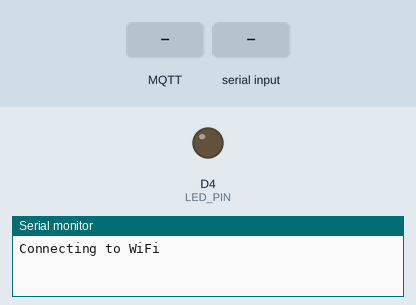
Simulated run of this sketch. Board: ESP8266 (NodeMCU). On the bench: output pins drawn as LEDs (lit = HIGH), the last lines printed to the serial monitor. The test bench sets the inputs (shaded band). WiFi joins after 1.5 s; servers stay silent unless stated; no MQTT or app messages arrive unless stated.

Above: at 0.1 s.
At 2.8 s:
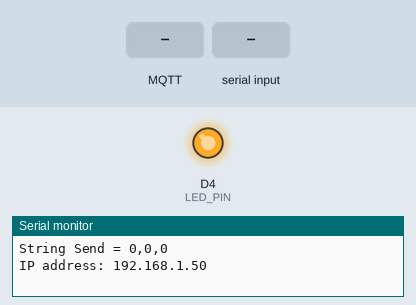
2.9 s: MQTT message "5" arrives on the first subscribed topic
5.5 s: "90,45,200\n" received over the second serial link
8.1 s: "90,45\n" received over the second serial link
12.6 s: "5\n" received over the second serial link
14.2 s: MQTT message "90" arrives on the first subscribed topic
Timing chart, 0 to 17.2 s (numbered marks = the images above; inputs shaded):
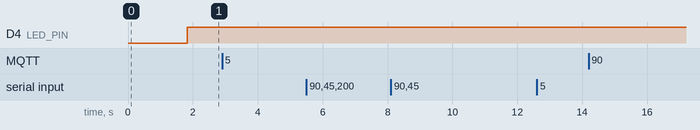

The sketch:

COMMUNICATION_ESP8266.ino
```cpp
#include <ESP8266WiFi.h>   // Thư viện để kết nối với WiFi bằng ESP8266
#include <PubSubClient.h>  // Thư viện để kết nối với MQTT Broker
#include <ArduinoJson.h>   // Thư viện để xử lý JSON
#include <SoftwareSerial.h> // Thư viện để sử dụng Serial Software
#include <DHT.h>        // Thư viện để sử dụng cảm biến DHT22
#include <vector>       // Thư viện dùng tách chuỗi cho truyền thông nối tiếp

#define RX_PIN 4 // Chân RX của Serial Software kết nối với D2
#define TX_PIN 5 // Chân TX của Serial Software kết nối với D1
SoftwareSerial mySerial(RX_PIN, TX_PIN); // Tạo đối tượng SoftwareSerial
#define LED_PIN D4 // Định nghĩa chân LED

// Thông tin WiFi
const char *ssid = "YUKOKEISO";  // Tên WiFi "Hoa Biển Hotel - Trệt"
const char *password = "Yuko2023";   // Mật khẩu WiFi "77779999"

// Thông tin MQTT Broker
const char *mqtt_broker = "117.7.60.137";  // Địa chỉ IP của MQTT Broker
const char *mqtt_topic = "ESP8266-001/Data";     // Chủ đề MQTT Publisher
const char *subcruber_topic = "IoT/PCP-201/AI";     // Chủ đề MQTT Publisher
const char *mqtt_username = "";  // Tên đăng nhập MQTT (nếu có)
const char *mqtt_password = "";  // Mật khẩu MQTT (nếu có)
const int mqtt_port = 1883;  // Cổng của MQTT (TCP)

WiFiClient espClient;  // Tạo đối tượng WiFiClient
PubSubClient mqtt_client(espClient);  // Tạo đối tượng PubSubClient để sử dụng MQTT

String myString; // Biến để lưu trữ chuỗi dữ liệu nhận từ Serial
String SubcribeString; // Biến để lưu trữ chuỗi dữ liệu nhận từ MQTT Broker
char rdata;  // Biến để lưu trữ ký tự nhận từ Serial
int ValueV1 = 0; // Biến để lưu trữ các giá trị cảm biến
int ValueV2 = 0;
int ValueV3 = 0;

void connectToWiFi(); // Khai báo hàm kết nối WiFi
void connectToMQTTBroker(); // Khai báo hàm kết nối với MQTT Broker
void mqttCallback(char *topic, byte *payload, unsigned int length); // Khai báo hàm xử lý khi nhận được tin nhắn MQTT
String getValue(String data, char separator, int index); // Khai báo hàm tách chuỗi dữ liệu
std::vector<String> splitString(const String &str, char delimiter); // Hàm tách chuỗi dữ liệu dựa trên dấu phẩy

// Hàm connect wifi của ESP8266
void connectToWiFi() {
    WiFi.begin(ssid, password); // Bắt đầu kết nối WiFi với SSID và mật khẩu
    Serial.print("Connecting to WiFi");
    while (WiFi.status() != WL_CONNECTED) { // Chờ cho đến khi kết nối WiFi thành công
        delay(500); // Dừng 500ms
        Serial.print("."); // In dấu chấm để hiển thị trạng thái đang kết nối
    }
    Serial.println(""); // In thông báo khi kết nối thành công
    Serial.println("WiFi connected");
    Serial.print("IP address: ");
    Serial.println(WiFi.localIP());
}

// Hàm connect ESP8266 với MQTT Broker
void connectToMQTTBroker() {
    while (!mqtt_client.connected()) { // Chờ cho đến khi kết nối MQTT thành công
        String client_id = "esp8266-client-" + String(WiFi.macAddress()); // Tạo client ID với địa chỉ MAC
        Serial.printf("Connecting to MQTT Broker as %s.....\n", client_id.c_str()); // In thông báo kết nối
        if (mqtt_client.connect(client_id.c_str(), mqtt_username, mqtt_password)) { // Kết nối với MQTT Broker
            Serial.println("Connected to MQTT broker"); // In thông báo khi kết nối thành công
            mqtt_client.subscribe(mqtt_topic); // Đăng ký chủ đề MQTT
            mqtt_client.publish(mqtt_topic, "Hi EMQX I'm ESP8266 ^^"); // Gửi tin nhắn chào mừng
        } else {
            Serial.print("Failed to connect to MQTT broker, rc="); // In thông báo khi kết nối thất bại
            Serial.print(mqtt_client.state()); // In mã lỗi
            Serial.println(" try again in 5 seconds"); // Thử lại sau 5 giây
            delay(5000); // Dừng 5 giây
        }
    }
}

//-----Call back Method for Receiving MQTT massage---------
void mqttCallback(char* topic, byte* payload, unsigned int length) {
  String incommingMessage = "";
  for(int i=0; i<length;i++) incommingMessage += (char)payload[i];
  Serial.println("Massage arived ["+String(topic)+"]"+incommingMessage);
}

//-----Method for Publishing MQTT Messages---------
void publishMessage(const char* topic, String payload, boolean retained){
  if(mqtt_client.publish(topic,payload.c_str(),true))
    Serial.println("Message published ["+String(topic)+"]: "+payload);
}


void setup() {
    pinMode(LED_PIN, OUTPUT); // Thiết lập chân LED là OUTPUT
    Serial.begin(9600); // Khởi động Serial với baud rate 115200
    mySerial.begin(9600); // Khởi động Software Serial với baud rate 9600
    connectToWiFi(); // Gọi hàm kết nối WiFi
    mqtt_client.setServer(mqtt_broker, mqtt_port); // Thiết lập MQTT Broker
    mqtt_client.setCallback(mqttCallback); // Thiết lập hàm callback cho MQTT
    connectToMQTTBroker(); // Gọi hàm kết nối MQTT Broker
}

void loop() {

  // Nếu mất kết nối MQTT tự động kết nối lại
  if (!mqtt_client.connected()) {
    connectToMQTTBroker();
  }
  mqtt_client.loop(); // Xử lý các tác vụ MQTT

  // Đoạn code ghép dữ liệu để gửi lên MQTT
  DynamicJsonDocument doc(1024); // Tạo đối tượng JSON động
  int sensorValues[] = {ValueV1, ValueV2, ValueV3};  // Mảng dữ liệu cảm biến
  JsonArray array = doc.createNestedArray("SensorValues"); // Tạo mảng JSON lồng nhau

  // Thêm các giá trị vào mảng
  JsonObject sensor1 = array.createNestedObject();
  sensor1["id"] = 1;
  sensor1["value"] = ValueV1;

  JsonObject sensor2 = array.createNestedObject();
  sensor2["id"] = 2;
  sensor2["value"] = ValueV2;

  JsonObject sensor3 = array.createNestedObject();
  sensor3["id"] = 3;
  sensor3["value"] = ValueV3;

  char mqtt_message[256]; // Tạo mảng ký tự để chứa tin nhắn MQTT
  serializeJson(doc, mqtt_message); // Chuyển đổi đối tượng JSON thành chuỗi ký tự
  publishMessage(mqtt_topic, mqtt_message, true); // Gửi tin nhắn MQTT

  Serial.print("Message Published: "); // In thông báo khi tin nhắn được gửi
  Serial.println(mqtt_message); // In tin nhắn MQTT

  // Đọc và gửi dữ liệu từ Arduino - ESP8266 qua UART
  if (mySerial.available()) {
    // Xử lý dữ liệu nhận từ Arduino
    String data = mySerial.readStringUntil('\n');
    Serial.println("Received: " + data);
    std::vector<String> values = splitString(data, ','); // Tách dữ liệu thành các giá trị riêng lẻ
    if (values.size() >= 3) {
      for (size_t i = 0; i < values.size(); i++) { // Hiển thị từng giá trị
        Serial.println("Value " + String(i+1) + ": " + values[i]);
      }
      ValueV1 = values[0].toInt();
      ValueV2 = values[1].toInt();
    }
  }

  // Tạo chuỗi dự liệu gửi đến Arduino
  String SendData = String(ValueV1) + "," + String(ValueV2) + "," + String(ValueV3) ; // Dấu phẩy được dùng làm dấu phân cách
  Serial.print("String Send = ");
  Serial.println(SendData); // In ra cổng nối tiếp phần cứng
  digitalWrite(LED_PIN, LOW); // Tắt đèn LED trước khi gửi dữ liệu qua UART
  mySerial.println(SendData); // In ra cổng nối tiếp phần mềm
  digitalWrite(LED_PIN, HIGH); // Bật đèn LED sau khi gửi dữ liệu
  SendData = ""; // Xóa chuỗi dữ liệu

  // In ra cổng Serial để check
  Serial.print("IP address: ");
  Serial.println(WiFi.localIP());

  // Tạo trễ xử lý trong chương trình
  delay(1000); // Đợi 1 giây trước khi đọc lại
}

// Hàm tách chuỗi dữ liệu dựa trên dấu phẩy
std::vector<String> splitString(const String &str, char delimiter) {
  std::vector<String> tokens;
  String token;
  size_t start = 0;
  size_t end = str.indexOf(delimiter);
  while (end != -1) {
    token = str.substring(start, end);
    tokens.push_back(token);
    start = end + 1;
    end = str.indexOf(delimiter, start);
  }
  token = str.substring(start);
  tokens.push_back(token);
  return tokens;
}

// Hàm tách giá trị từ chuỗi dữ liệu dựa trên dấu phân cách
String getValue(String data, char separator, int index) {
    int found = 0;
    int strIndex[] = {0, -1};
    int maxIndex = data.length() - 1;

    for (int i = 0; i <= maxIndex && found <= index; i++) {
        if (data.charAt(i) == separator || i == maxIndex) {
            found++;
            strIndex[0] = strIndex[1] + 1;
            strIndex[1] = (i == maxIndex) ? i + 1 : i;
        }
    }

    return found > index ? data.substring(strIndex[0], strIndex[1]) : "";
}
```
